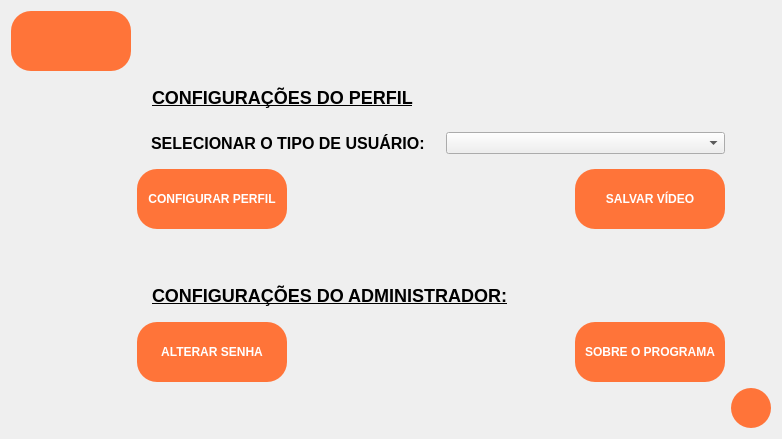
      <widget class="QWidget" name="configurar">
       <layout class="QGridLayout" name="gridLayout_13">
        <item row="8" column="2">
         <spacer name="horizontalSpacer_14">
          <property name="orientation">
           <enum>Qt::Horizontal</enum>
          </property>
          <property name="sizeHint" stdset="0">
           <size>
            <width>40</width>
            <height>20</height>
           </size>
          </property>
         </spacer>
        </item>
        <item row="9" column="4" alignment="Qt::AlignRight|Qt::AlignBottom">
         <widget class="QPushButton" name="pushButton_sair_2">
          <property name="sizePolicy">
           <sizepolicy hsizetype="Fixed" vsizetype="Fixed">
            <horstretch>0</horstretch>
            <verstretch>0</verstretch>
           </sizepolicy>
          </property>
          <property name="cursor">
           <cursorShape>PointingHandCursor</cursorShape>
          </property>
          <property name="styleSheet">
           <string notr="true">QPushButton {
	background-color: #FF7439;
	border-radius: 20px;
	border: none;
	color: #fff;
	min-width: 40px;
	min-height: 40px;
	font-weight: bold;
}

QPushButton:hover {
	background-color: #c8592d;
}

QPushButton:pressed {
	background-color: #c8592d;
}</string>
          </property>
          <property name="text">
           <string/>
          </property>
         </widget>
        </item>
        <item row="8" column="1" alignment="Qt::AlignLeft">
         <widget class="QPushButton" name="pushButton_alterar_senha">
          <property name="sizePolicy">
           <sizepolicy hsizetype="Fixed" vsizetype="Fixed">
            <horstretch>0</horstretch>
            <verstretch>0</verstretch>
           </sizepolicy>
          </property>
          <property name="cursor">
           <cursorShape>PointingHandCursor</cursorShape>
          </property>
          <property name="styleSheet">
           <string notr="true">QPushButton {
	background-color: #FF7439;
	border-radius: 20px;
	border: none;
	color: #fff;
	min-width: 150px;
	min-height: 60px;
	font-weight: bold;
}

QPushButton:hover {
	background-color: #c8592d;
}

QPushButton:pressed {
	background-color: #c8592d;
}</string>
          </property>
          <property name="text">
           <string>ALTERAR SENHA</string>
          </property>
         </widget>
        </item>
        <item row="2" column="1">
         <widget class="QLabel" name="label_2">
          <property name="font">
           <font>
            <pointsize>-1</pointsize>
            <weight>75</weight>
            <bold>true</bold>
            <underline>true</underline>
           </font>
          </property>
          <property name="styleSheet">
           <string notr="true">background: none;
font-weight: bold;
font-size: 18px;
margin: 10px;</string>
          </property>
          <property name="text">
           <string>CONFIGURAÇÕES DO PERFIL</string>
          </property>
         </widget>
        </item>
        <item row="5" column="1">
         <widget class="QPushButton" name="pushButton_configurar_perfil">
          <property name="sizePolicy">
           <sizepolicy hsizetype="Fixed" vsizetype="Fixed">
            <horstretch>0</horstretch>
            <verstretch>0</verstretch>
           </sizepolicy>
          </property>
          <property name="cursor">
           <cursorShape>PointingHandCursor</cursorShape>
          </property>
          <property name="styleSheet">
           <string notr="true">QPushButton {
	background-color: #FF7439;
	border-radius: 20px;
	border: none;
	color: #fff;
	min-width: 150px;
	min-height: 60px;
	font-weight: bold;
}

QPushButton:hover {
	background-color: #c8592d;
}

QPushButton:pressed {
	background-color: #c8592d;
}</string>
          </property>
          <property name="text">
           <string>CONFIGURAR PERFIL</string>
          </property>
         </widget>
        </item>
        <item row="7" column="1">
         <widget class="QLabel" name="label_4">
          <property name="font">
           <font>
            <pointsize>-1</pointsize>
            <weight>75</weight>
            <bold>true</bold>
            <underline>true</underline>
           </font>
          </property>
          <property name="styleSheet">
           <string notr="true">background: none;
font-weight: bold;
font-size: 18px;
margin: 10px;</string>
          </property>
          <property name="text">
           <string>CONFIGURAÇÕES DO ADMINISTRADOR:</string>
          </property>
         </widget>
        </item>
        <item row="5" column="3">
         <widget class="QPushButton" name="pushButton_salvar_video">
          <property name="cursor">
           <cursorShape>PointingHandCursor</cursorShape>
          </property>
          <property name="styleSheet">
           <string notr="true">QPushButton {
	background-color: #FF7439;
	border-radius: 20px;
	border: none;
	color: #fff;
	min-width: 150px;
	min-height: 60px;
	font-weight: bold;
}

QPushButton:hover {
	background-color: #c8592d;
}

QPushButton:pressed {
	background-color: #c8592d;
}</string>
          </property>
          <property name="text">
           <string>SALVAR VÍDEO</string>
          </property>
         </widget>
        </item>
        <item row="8" column="3">
         <widget class="QPushButton" name="pushButton_sobre">
          <property name="cursor">
           <cursorShape>PointingHandCursor</cursorShape>
          </property>
          <property name="styleSheet">
           <string notr="true">QPushButton {
	background-color: #FF7439;
	border-radius: 20px;
	border: none;
	color: #fff;
	min-width: 150px;
	min-height: 60px;
	font-weight: bold;
}

QPushButton:hover {
	background-color: #c8592d;
}

QPushButton:pressed {
	background-color: #c8592d;
}</string>
          </property>
          <property name="text">
           <string>SOBRE O PROGRAMA</string>
          </property>
         </widget>
        </item>
        <item row="6" column="1">
         <spacer name="verticalSpacer_16">
          <property name="orientation">
           <enum>Qt::Vertical</enum>
          </property>
          <property name="sizeType">
           <enum>QSizePolicy::Fixed</enum>
          </property>
          <property name="sizeHint" stdset="0">
           <size>
            <width>20</width>
            <height>40</height>
           </size>
          </property>
         </spacer>
        </item>
        <item row="9" column="1">
         <spacer name="verticalSpacer_15">
          <property name="orientation">
           <enum>Qt::Vertical</enum>
          </property>
          <property name="sizeType">
           <enum>QSizePolicy::Expanding</enum>
          </property>
          <property name="sizeHint" stdset="0">
           <size>
            <width>20</width>
            <height>40</height>
           </size>
          </property>
         </spacer>
        </item>
        <item row="5" column="2">
         <spacer name="horizontalSpacer_15">
          <property name="orientation">
           <enum>Qt::Horizontal</enum>
          </property>
          <property name="sizeHint" stdset="0">
           <size>
            <width>40</width>
            <height>20</height>
           </size>
          </property>
         </spacer>
        </item>
        <item row="0" column="0">
         <widget class="QPushButton" name="pushButton_inicio_configurar">
          <property name="sizePolicy">
           <sizepolicy hsizetype="Fixed" vsizetype="Fixed">
            <horstretch>0</horstretch>
            <verstretch>0</verstretch>
           </sizepolicy>
          </property>
          <property name="cursor">
           <cursorShape>PointingHandCursor</cursorShape>
          </property>
          <property name="styleSheet">
           <string notr="true">QPushButton {
	background-color: #FF7439;
	border-radius: 20px;
	border: none;
	color: #fff;
	min-width: 120px;
	min-height: 60px;
	font-weight: bold;
}

QPushButton:hover {
	background-color: #c8592d;
}

QPushButton:pressed {
	background-color: #c8592d;
}</string>
          </property>
          <property name="text">
           <string/>
          </property>
         </widget>
        </item>
        <item row="5" column="4">
         <spacer name="horizontalSpacer_12">
          <property name="orientation">
           <enum>Qt::Horizontal</enum>
          </property>
          <property name="sizeHint" stdset="0">
           <size>
            <width>40</width>
            <height>20</height>
           </size>
          </property>
         </spacer>
        </item>
        <item row="5" column="0">
         <spacer name="horizontalSpacer_13">
          <property name="orientation">
           <enum>Qt::Horizontal</enum>
          </property>
          <property name="sizeHint" stdset="0">
           <size>
            <width>40</width>
            <height>20</height>
           </size>
          </property>
         </spacer>
        </item>
        <item row="4" column="1" colspan="3">
         <layout class="QHBoxLayout" name="horizontalLayout_12">
          <item>
           <widget class="QLabel" name="label_3">
            <property name="styleSheet">
             <string notr="true">background: none;
font-weight: bold;
font-size: 16px;
margin: 10px;</string>
            </property>
            <property name="text">
             <string>SELECIONAR O TIPO DE USUÁRIO:</string>
            </property>
           </widget>
          </item>
          <item>
           <widget class="QComboBox" name="comboBox_configurar_perfis">
            <property name="cursor">
             <cursorShape>PointingHandCursor</cursorShape>
            </property>
           </widget>
          </item>
         </layout>
        </item>
       </layout>
      </widget>
